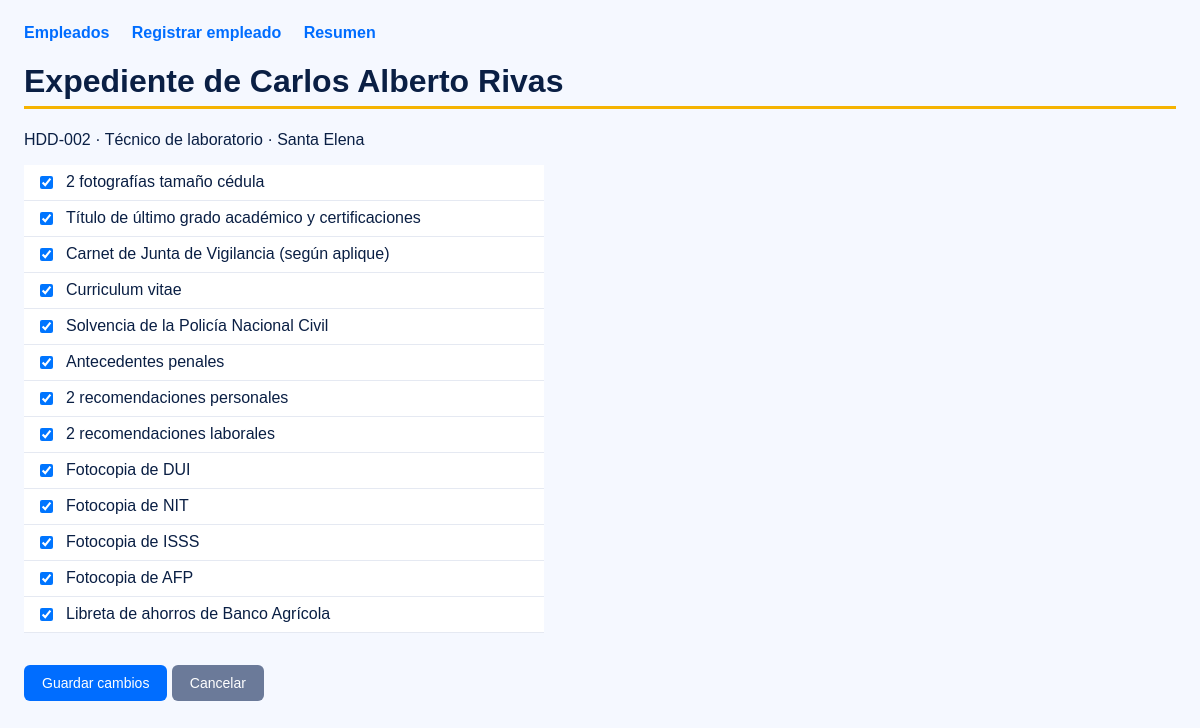
Screenshot of /empleados/editar/2 with the database file from the repository.
### tables this page shows
CREATE TABLE empleados (
    id INTEGER PRIMARY KEY AUTOINCREMENT,
    codigo TEXT NOT NULL UNIQUE,
    nombre TEXT NOT NULL,
    puesto TEXT NOT NULL,
    area TEXT NOT NULL,
    sucursal TEXT NOT NULL,
    fecha_ingreso TEXT NOT NULL
);

CREATE TABLE expediente (
    empleado_id INTEGER NOT NULL,
    documento_id INTEGER NOT NULL,
    entregado INTEGER NOT NULL DEFAULT 0,
    PRIMARY KEY (empleado_id, documento_id),
    FOREIGN KEY (empleado_id) REFERENCES empleados(id) ON DELETE CASCADE,
    FOREIGN KEY (documento_id) REFERENCES documentos(id)
);

CREATE TABLE documentos (
    id INTEGER PRIMARY KEY AUTOINCREMENT,
    nombre TEXT NOT NULL
);

### app.py (the view, shortened to what this page needs)
@app.route("/empleados/editar/<int:emp_id>", methods=["GET", "POST"])
def editar(emp_id):
    conexion = conectar()
    empleado = conexion.execute("SELECT * FROM empleados WHERE id = ?", (emp_id,)).fetchone()
    if empleado is None:
        conexion.close()
        abort(404)
    docs = conexion.execute("""
        SELECT d.id, d.nombre, x.entregado
        FROM expediente x JOIN documentos d ON d.id = x.documento_id
        WHERE x.empleado_id = ? ORDER BY d.id
    """, (emp_id,)).fetchall()
    error = ""
    conexion.close()
    return render_template("expediente.html", empleado=empleado, docs=docs, error=error)

### app.py (called while the page is built)
def conectar():
    conexion = sqlite3.connect("hospital.db")
    conexion.row_factory = sqlite3.Row
    conexion.execute("PRAGMA foreign_keys = ON")
    return conexion

### templates/expediente.html (shortened to what this page needs)
{% extends "base.html" %}
{% block contenido %}
<h1>Expediente de {{ empleado.nombre }}</h1>
<p>{{ empleado.codigo }} · {{ empleado.puesto }} · {{ empleado.sucursal }}</p>
<form method="POST" action="/empleados/editar/{{ empleado.id }}">
  <ul class="checklist">
    {% for d in docs %}
    <li>
      <input type="checkbox" id="doc{{ d.id }}" name="doc" value="{{ d.id }}" {% if d.entregado %}checked{% endif %}>
      <label for="doc{{ d.id }}">{{ d.nombre }}</label>
    </li>
    {% endfor %}
  </ul>
  <button type="submit">Guardar cambios</button>
  <a class="boton secundario" href="/empleados">Cancelar</a>
</form>
{% endblock %}

### static/style.css (style rules this page uses)
body { font-family: Arial, sans-serif; background: #f5f8ff; color: #0a1f44; margin: 0; padding: 24px; }
h1 { border-bottom: 3px solid #f5b301; padding-bottom: 6px; }
label { display: block; margin-top: 12px; }
button, .boton { display: inline-block; margin-top: 16px; padding: 10px 18px; background: #006dff; color: #ffffff; border: 0; border-radius: 6px; cursor: pointer; text-decoration: none; font-size: 14px; }
.secundario { background: #6b7a99; }
.checklist { list-style: none; padding: 0; max-width: 520px; background: #ffffff; }
.checklist li { padding: 8px 12px; border-bottom: 1px solid #e5e9f2; display: flex; align-items: center; }
.checklist label { display: inline; margin: 0 0 0 10px; cursor: pointer; }

### rows the page displays
empleados: nombre "Carlos Alberto Rivas", codigo "HDD-002", puesto "Técnico de laboratorio", sucursal "Santa Elena"
expediente: entregado "☑", nombre "2 fotografías tamaño cédula"
expediente: entregado "☑", nombre "Título de último grado académico y certificaciones"
expediente: entregado "☑", nombre "Carnet de Junta de Vigilancia (según aplique)"
expediente: entregado "☑", nombre "Curriculum vitae"
expediente: entregado "☑", nombre "Solvencia de la Policía Nacional Civil"
expediente: entregado "☑", nombre "Antecedentes penales"
expediente: entregado "☑", nombre "2 recomendaciones personales"
expediente: entregado "☑", nombre "2 recomendaciones laborales"
expediente: entregado "☑", nombre "Fotocopia de DUI"
expediente: entregado "☑", nombre "Fotocopia de NIT"
expediente: entregado "☑", nombre "Fotocopia de ISSS"
expediente: entregado "☑", nombre "Fotocopia de AFP"
expediente: entregado "☑", nombre "Libreta de ahorros de Banco Agrícola"
